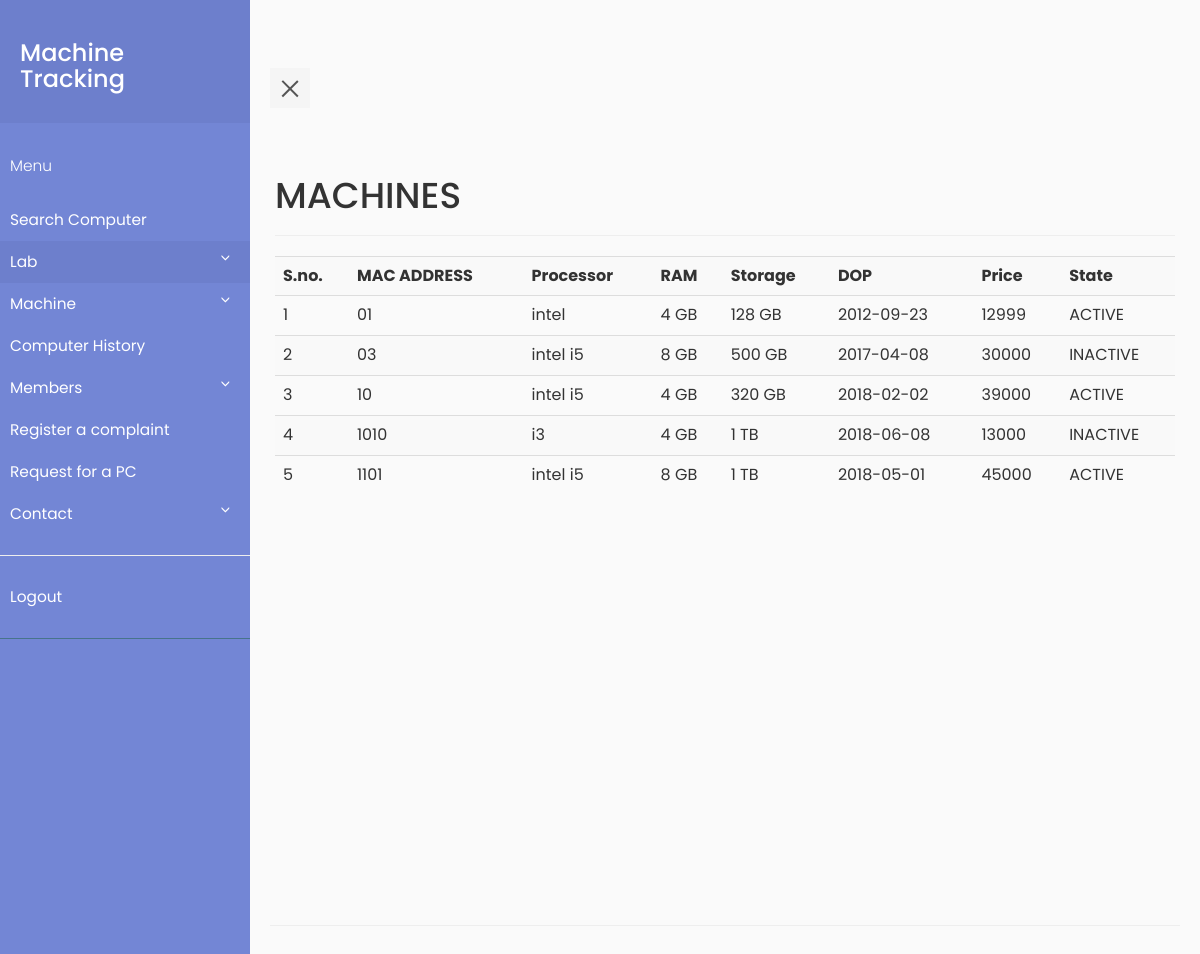
/viewpc.php (signed in), run on an earlier commit of the app's database.
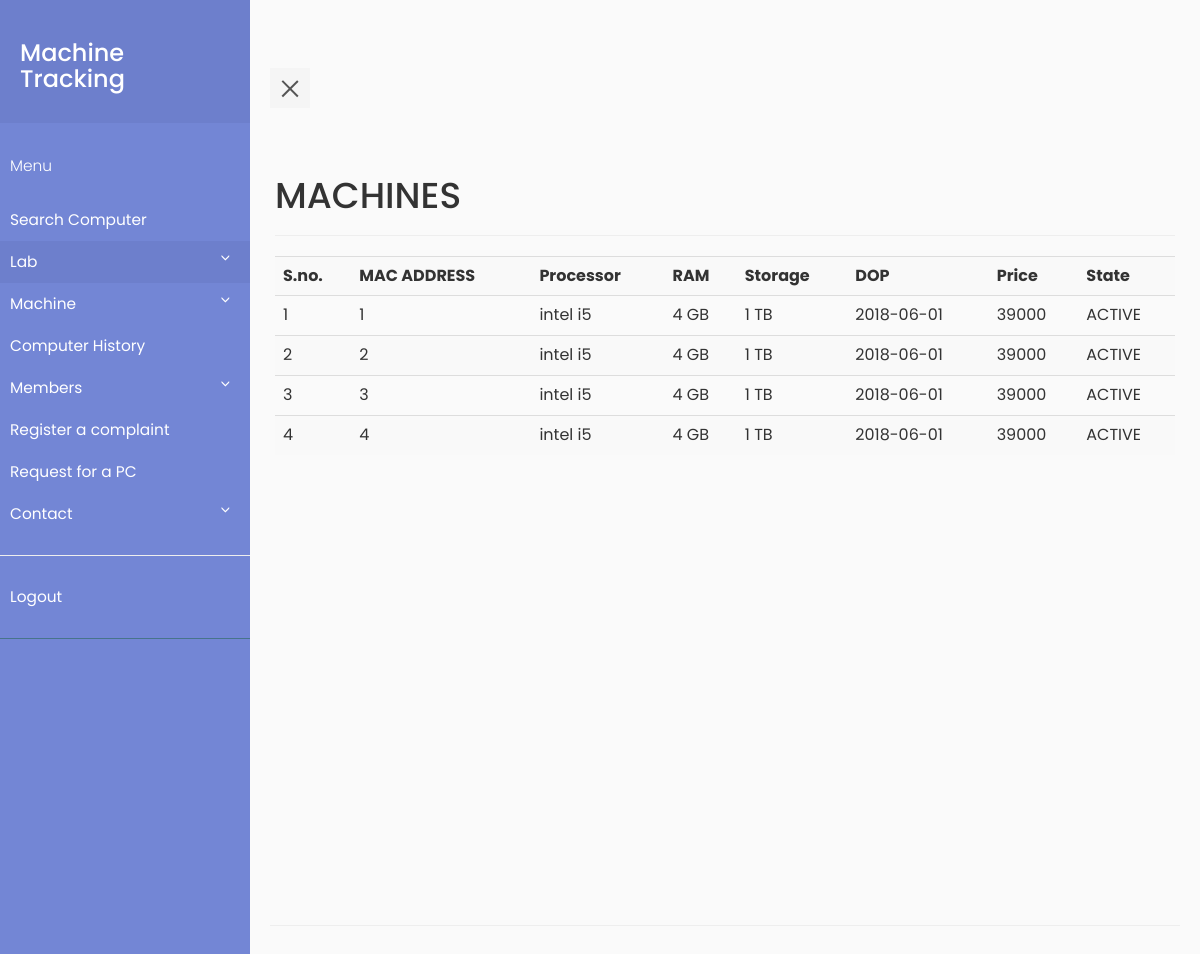
And on a later commit of the database.
### tables this page shows
CREATE TABLE `machine` (
  `machine_id` int(11) NOT NULL,
  `MAC_ADDR` varchar(30) DEFAULT NULL,
  `processor` varchar(30) DEFAULT NULL,
  `ram` varchar(20) DEFAULT NULL,
  `memory` varchar(20) DEFAULT NULL,
  `DOP` date DEFAULT NULL,
  `price` int(11) DEFAULT NULL,
  `state` varchar(10) DEFAULT NULL,
  `os` varchar(30) DEFAULT NULL
);

### viewpc.php (the view, shortened to what this page needs)
<?php
    require_once "pdo.php";
?>
<html>
<head>
    <link rel="stylesheet" type="text/css" href="https://maxcdn.bootstrapcdn.com/bootstrap/3.3.7/css/bootstrap.min.css" >
    <link rel="stylesheet" type="text/css" href="style5.css">
</head>
<body>
            <div class="wrapper">
     <?php include "navbar.php" ;?>
         <div class="container-fluid row" id="content">
    <div class="page-header">
    <h1>MACHINES</h1>
    </div>
    <?php
        $stmtcnt = $pdo->query("SELECT COUNT(*) FROM machine ");
        $row = $stmtcnt->fetch(PDO::FETCH_ASSOC);
        if($row['COUNT(*)']!=='0')
        {
            $i=1;
            $stmtread = $pdo->query("SELECT * FROM machine ORDER BY MAC_ADDR");
            echo ("<table class=\"table table-striped\">
                <tr> <th>S.no.</th><th>MAC ADDRESS</th><th>Processor</th><th>RAM</th><th>Storage</th><th>DOP</th><th>Price</th> <th>State</th> </tr>");
            while ( $row = $stmtread->fetch(PDO::FETCH_ASSOC) )
            {
                echo ("<tr>");
                echo ("<td>");
                echo($i);
                echo("</td>");
                echo ("<td>");
                echo(htmlentities($row['MAC_ADDR']));
                echo ("</td>");
                echo ("<td>");
                echo(htmlentities($row['processor']));
                echo ("</td>");
                echo ("<td>");
                echo(htmlentities($row['ram']));
                echo ("</td>");
                echo ("<td>");
                echo(htmlentities($row['memory']));
                echo ("</td>");
                echo ("<td>");
                echo(htmlentities($row['DOP']));
                echo ("</td>");
                echo ("<td>");
                echo(htmlentities($row['price']));
                echo ("</td>");
                echo ("<td>");
                echo(htmlentities($row['state']));
                echo ("</td>");
                $i++;
            }
            echo('</table>');
        }
    ?>
    </div>
</body>
</html>

What changed in the data, as far as the page shows it:
removed machine: MAC_ADDR "01", processor "intel", ram "4 GB", memory "128 GB", DOP "2012-09-23", price "12999", state "ACTIVE"
removed machine: MAC_ADDR "03", processor "intel i5", ram "8 GB", memory "500 GB", DOP "2017-04-08", price "30000", state "INACTIVE"
removed machine: MAC_ADDR "10", processor "intel i5", ram "4 GB", memory "320 GB", DOP "2018-02-02", price "39000", state "ACTIVE"
removed machine: MAC_ADDR "1010", processor "i3", ram "4 GB", memory "1 TB", DOP "2018-06-08", price "13000", state "INACTIVE"
removed machine: MAC_ADDR "1101", processor "intel i5", ram "8 GB", memory "1 TB", DOP "2018-05-01", price "45000", state "ACTIVE"
added machine: MAC_ADDR "1", processor "intel i5", ram "4 GB", memory "1 TB", DOP "2018-06-01", price "39000", state "ACTIVE"
added machine: MAC_ADDR "2", processor "intel i5", ram "4 GB", memory "1 TB", DOP "2018-06-01", price "39000", state "ACTIVE"
added machine: MAC_ADDR "3", processor "intel i5", ram "4 GB", memory "1 TB", DOP "2018-06-01", price "39000", state "ACTIVE"
added machine: MAC_ADDR "4", processor "intel i5", ram "4 GB", memory "1 TB", DOP "2018-06-01", price "39000", state "ACTIVE"
